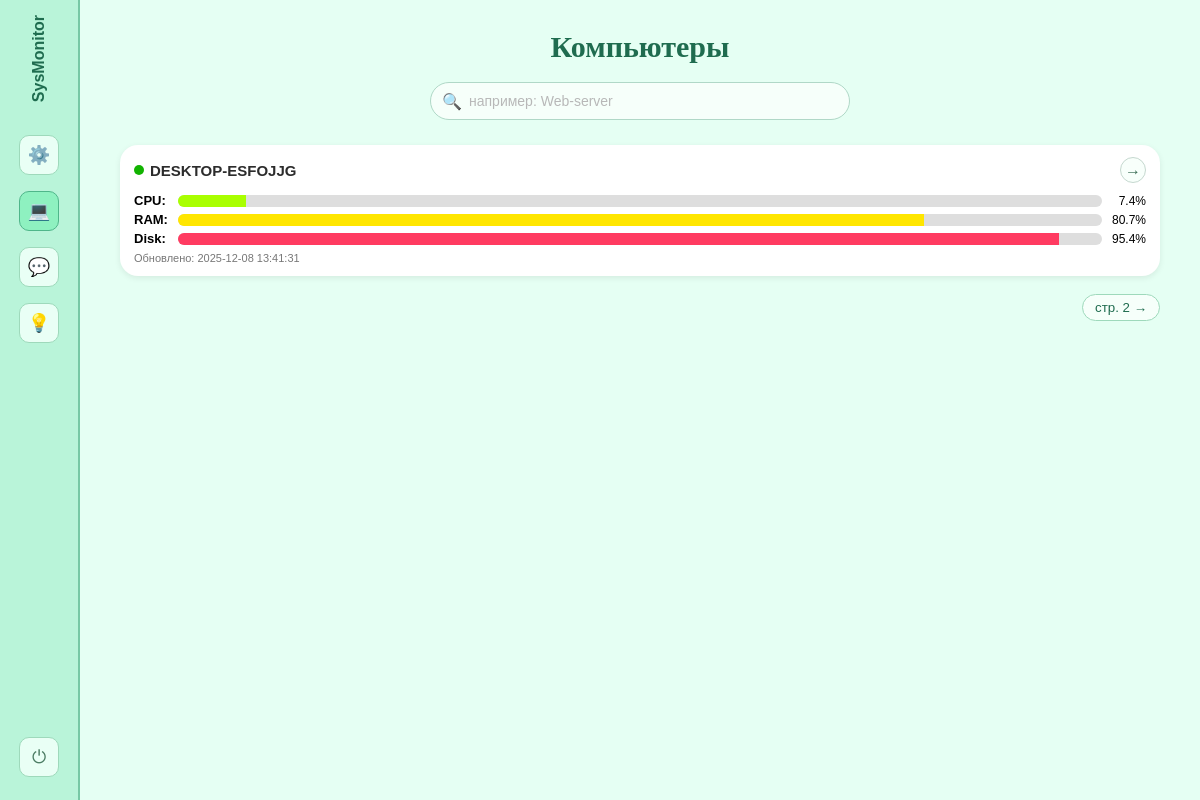
The app's page /computers (signed in), older data.
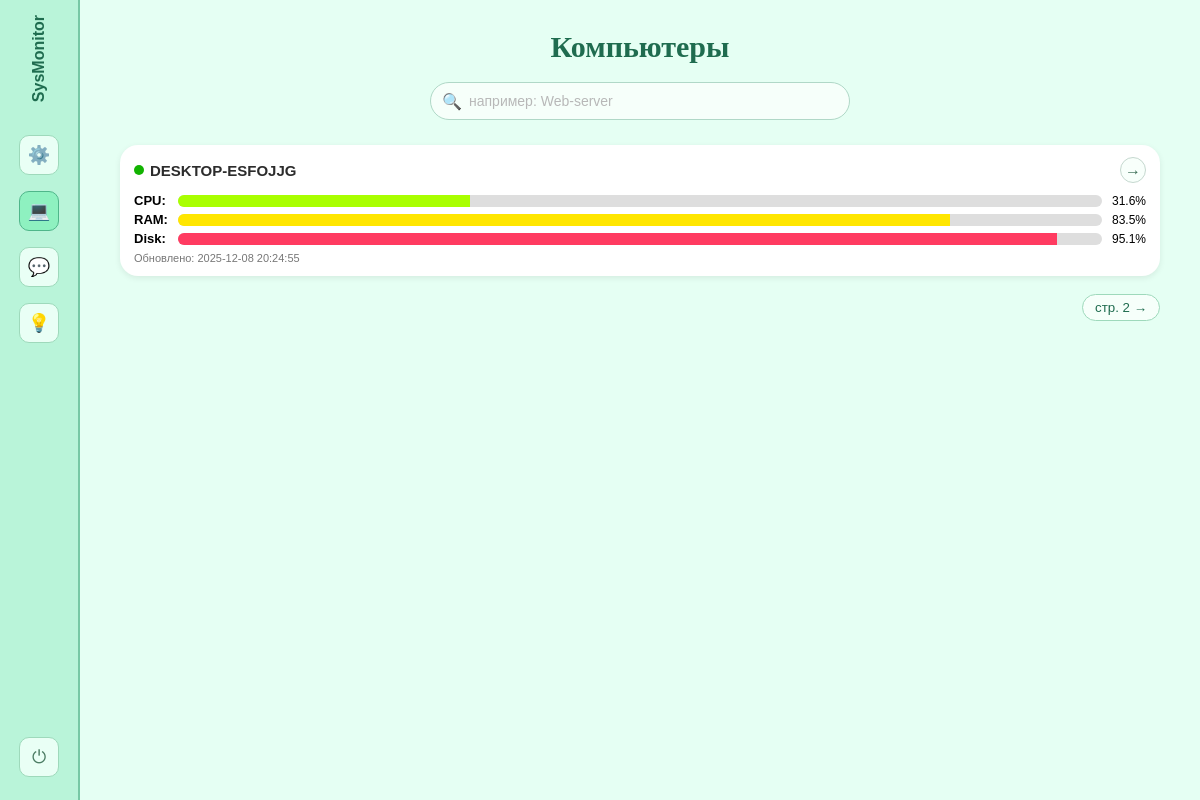
The same page, newer data.
### app/models.py (models this page shows)
class Computer(db.Model):
    id = db.Column(db.Integer, primary_key=True)
    hostname = db.Column(db.String(128), unique=True, nullable=False)
    created_at = db.Column(db.DateTime, default=datetime.utcnow)
    metrics = db.relationship('Metric', backref='computer', lazy=True, cascade="all, delete-orphan")

class Metric(db.Model):
    id = db.Column(db.Integer, primary_key=True)
    computer_id = db.Column(db.Integer, db.ForeignKey('computer.id'), nullable=False)
    cpu_percent = db.Column(db.Float)
    memory_usage = db.Column(db.Float)
    disk_usage = db.Column(db.Float)
    processes = db.Column(db.Integer)
    timestamp = db.Column(db.DateTime, default=datetime.utcnow)

### app/routes.py (the view)
@main.route('/computers')
@login_required
def index():
    computers = Computer.query.all()
    return render_template('index.html', computers=computers)

### app/routes.py (called while the page is built)
def login_required(view_func):
    @wraps(view_func)
    def wrapper(*args, **kwargs):
        if not session.get('logged_in'):
            return redirect(url_for('main.login'))
        return view_func(*args, **kwargs)
    return wrapper

### app/templates/index.html (shortened to what this page needs)
<!DOCTYPE html>
<html lang="ru">
<head>
</head>
<body>
<div class="app">
    <aside class="sidebar">
        <div class="logo">SysMonitor</div>
        <a href="{{ url_for('main.dashboard') }}"
           class="nav-icon"
           title="Главная панель">⚙️</a>
        <a href="{{ url_for('main.index') }}"
           class="nav-icon nav-icon-active"
           title="Компьютеры">💻</a>
        <a href="{{ url_for('main.alerts_settings') }}"
           class="nav-icon"
           title="Настройки оповещений">💬</a>
        <div class="nav-icon" title="Подсказки / идеи">💡</div>
        <a href="{{ url_for('main.logout') }}"
           class="nav-icon"
           title="Выход">⏻</a>
    </aside>
    <main class="main">
        <h1 class="main-title">Компьютеры</h1>
        <div class="search-wrapper">
            <span class="search-icon">🔍</span>
            <input
                id="searchInput"
                class="search-input"
                type="text"
                placeholder="например: Web-server"
            >
        </div>
        <div class="cards-grid" id="cardsContainer">
            {% for comp in computers %}
                {% set last = comp.metrics|last %}
                <div class="card {% if not last %}card-offline{% endif %}"
                     data-name="{{ comp.hostname|lower }}">
                    <div class="card-header">
                        <div class="status-wrap">
                            <div class="status-dot {% if last %}status-online{% else %}status-offline{% endif %}"></div>
                            <div class="card-title">{{ comp.hostname }}</div>
                        </div>
                        <a class="arrow-link" href="{{ url_for('main.computer_detail', comp_id=comp.id) }}">→</a>
                    </div>
                    {% if last %}
                        <div class="metric-row">
                            <div class="metric-label">CPU:</div>
                            <div class="bar-wrapper">
                                <div class="bar-fill bar-cpu" style="width: {{ last.cpu_percent }}%;"></div>
                            </div>
                            <div class="metric-value">{{ last.cpu_percent }}%</div>
                        </div>
                        <div class="metric-row">
                            <div class="metric-label">RAM:</div>
                            <div class="bar-wrapper">
                                <div class="bar-fill bar-ram" style="width: {{ last.memory_usage }}%;"></div>
                            </div>
                            <div class="metric-value">{{ last.memory_usage }}%</div>
                        </div>
                        <div class="metric-row">
                            <div class="metric-label">Disk:</div>
                            <div class="bar-wrapper">
                                <div class="bar-fill bar-disk" style="width: {{ last.disk_usage }}%;"></div>
                            </div>
                            <div class="metric-value">{{ last.disk_usage }}%</div>
                        </div>
                        <div class="card-footer">
                            Обновлено: {{ last.timestamp.strftime('%Y-%m-%d %H:%M:%S') }}
                        </div>
                    {% else %}
                        <div class="card-footer">
                            Нет данных от агента
                        </div>
                    {% endif %}
                </div>
            {% endfor %}
        </div>
        <div class="pagination">
            <button class="page-btn">стр. 2 →</button>
        </div>
    </main>
</div>
</body>
</html>

### app/templates/index.html (style rules this page uses)
* { box-sizing: border-box; }
body { margin: 0; font-family: Arial, sans-serif; background-color: #e5fff3; }
.app { display: flex; min-height: 100vh; }
.sidebar { width: 80px; background: #b9f4d9; border-right: 2px solid #77c8a5; display: flex; flex-direction: column; align-items: center; padding: 15px 10px; }
.logo { writing-mode: vertical-rl; transform: rotate(180deg); font-size: 16px; font-weight: bold; color: #1f6c4f; margin-bottom: 25px; }
.nav-icon { width: 40px; height: 40px; border-radius: 10px; background: #e9fff5; border: 1px solid #9ed9bb; margin: 8px 0; display: flex; align-items: center; justify-content: center; font-size: 18px; color: #4b7c63; cursor: pointer; text-decoration: none; transition: background 0.15s, border-color 0.15s, transform 0.1s; }
.nav-icon-active { background: #8ef1c0; border-color: #4fb68a; }
.nav-icon:last-child { margin-top: auto; }
.main { flex: 1; padding: 25px 40px; }
.main-title { text-align: center; font-family: "Times New Roman", Georgia, serif; font-size: 30px; margin: 5px 0 18px; color: #1f6c4f; }
.search-wrapper { max-width: 420px; margin: 0 auto 25px; position: relative; }
.search-input { width: 100%; padding: 10px 14px 10px 38px; border-radius: 20px; border: 1px solid #b0d8c7; outline: none; font-size: 14px; background: #f6fffa; }
.search-input::placeholder { color: #b8b8b8; }
.search-icon { position: absolute; left: 12px; top: 50%; transform: translateY(-50%); font-size: 16px; color: #a0a0a0; }
.cards-grid { display: grid; grid-template-columns: repeat(auto-fit, minmax(260px, 1fr)); gap: 18px 22px; }
.card { background: #ffffff; border-radius: 18px; padding: 12px 14px; box-shadow: 0 2px 6px rgba(0, 0, 0, 0.08); position: relative; }
.card-header { display: flex; align-items: center; justify-content: space-between; margin-bottom: 10px; }
.status-wrap { display: flex; align-items: center; gap: 6px; }
.status-dot { width: 10px; height: 10px; border-radius: 50%; }
.status-online { background: #12b300; }
.card-title { font-weight: bold; font-size: 15px; color: #2c2c2c; }
.arrow-link { width: 26px; height: 26px; border-radius: 50%; border: 1px solid #c5d8cf; display: flex; align-items: center; justify-content: center; text-decoration: none; color: #3c6e57; font-size: 16px; background: #f8fffb; }
.metric-row { display: flex; align-items: center; margin: 4px 0; font-size: 13px; }
.metric-label { width: 40px; font-weight: bold; }
.bar-wrapper { flex: 1; margin-left: 4px; background: #dedede; border-radius: 8px; height: 12px; position: relative; overflow: hidden; }
.bar-fill { position: absolute; left: 0; top: 0; bottom: 0; }
.bar-cpu { background: #a9ff00; }
.bar-ram { background: #ffe600; }
.bar-disk { background: #ff3b61; }
.metric-value { width: 38px; text-align: right; font-size: 12px; margin-left: 6px; }
.card-footer { margin-top: 6px; font-size: 11px; color: #777; }
.pagination { margin-top: 18px; display: flex; justify-content: flex-end; font-size: 13px; }
.page-btn { border-radius: 15px; background: #f6fffa; border: 1px solid #9ed9bb; padding: 5px 12px; cursor: pointer; color: #1f6c4f; }

Row changes from the older to the newer data that the page shows:
no longer on this page (row unchanged): Metric: cpu_percent "7.4", memory_usage "80.7", disk_usage "95.4", timestamp "2025-12-08 13:41:31"
computed for Computer "DESKTOP-ESFOJJG": {{ last.cpu_percent }} 7.4 → 31.6 (drawn); {{ last.memory_usage }} 80.7 → 83.5 (drawn); {{ last.disk_usage }} 95.4 → 95.1 (drawn)
added Metric: cpu_percent "31.6", memory_usage "83.5", disk_usage "95.1", timestamp "2025-12-08 20:24:55"
